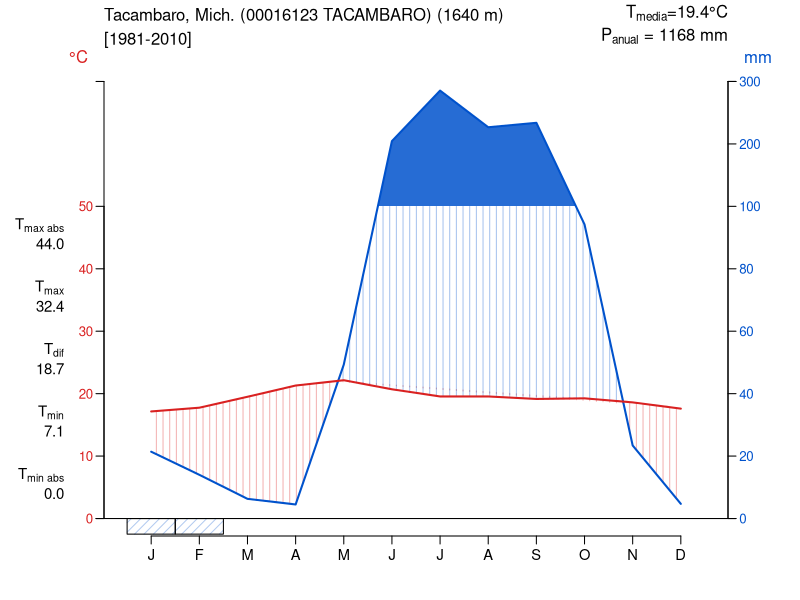

R code for this plot:
## ---- chunk 1
nombre <- "Tacambaro, Mich. (00016123 TACAMBARO)"
periodo <- "1981-2010"
elevacion <- 1640

prec <- c(21.4,14.0,6.3,4.5,49.3,204.5,285.4,226.7,233.8,94.2,23.4,4.7)
tmin <- c(7.1,7.5,8.8,10.5,11.9,12,11.5,11.5,11.4,10.8,9.2,7.8)
tmax <- c(27.2,28,30.2,32.1,32.4,29.4,27.6,27.6,26.9,27.7,28,27.4)
tminabs <- c(0,0,1,4,4,5,5,1,6,4,3,1)
tmaxabs <- c(33,34,37,40,44,44,38,38,35,39,34,37)

meses <- c("J", "F", "M", "A", "M", "J", "J", "A", "S", "O", "N", "D")
## ---- chunk 2
# --- 2. Cálculos generales ---
tmedia <- (tmax + tmin)/2
tdif <- (tmax - tmin)
tdif_prom <- round(mean(tdif), 1)
temp_prom <- round(mean(tmedia), 1)
prec_anual <- round(sum(prec), 0)
max_tmax <- max(tmax)
min_tmin <- min(tmin)

# --- 2. Escala Gaussen-Walter e Interpolación Densa ---
# Transformación de precipitación a escala de temperatura:
# 0 a 100 mm -> 0 a 50°C (relación 2:1)
# > 100 mm -> escala reducida (10 mm extra = 2°C)
p_escala <- ifelse(prec <= 100, prec / 2, 50 + (prec - 100) / 10)

# Secuancias de valores para los poligonos de relleno
xd <- seq(1, 12, length.out = 500)
td <- approx(1:12, tmedia, xout = xd)$y
pd <- approx(1:12, p_escala, xout = xd)$y
## ---- chunk 3
# --- 3. Configuración del Gráfico ---
par(mar = c(4, 6.5, 4, 4.5), mgp = c(2.5, 0.7, 0), cex=0.8)

plot(1:12, tmedia, type = "n", xlim = c(0.5, 12.5), ylim = c(0, max(c(p_escala, 70))),
     axes = FALSE, xlab = "", ylab = "")

# Colores semitransparentes
col_arido  <- adjustcolor("#D92121", alpha.f = 0.35) # Rojo semitransparente (Árido)
col_humedo <- adjustcolor("#0052CC", alpha.f = 0.35) # Azul semitransparente (Húmedo)
col_super  <- adjustcolor("#0052CC", alpha.f = 0.85) # Azul intesificado (Superhúmedo)

# --- 4. Relleno Uniforme de Áreas ---
# A) Período árido (T > P)
m_arid <- td >= pd
polygon(c(xd[m_arid], rev(xd[m_arid])), 
        c(td[m_arid], rev(pd[m_arid])), 
        col = col_arido, border = NA,
        density = 15, angle = 90)

# B) Período húmedo (P > T, hasta 100 mm / 50°C)
m_humid <- pd >= td
p_lim <- pmin(pd, 50)
polygon(c(xd[m_humid], rev(xd[m_humid])), 
        c(p_lim[m_humid], rev(td[m_humid])), 
        col = col_humedo, border = NA,
        density = 15, angle = 90)

# C) Período superhúmedo (> 100 mm / 50°C)
m_super <- pd >= 50
polygon(c(xd[m_super], rev(xd[m_super])), 
        c(pd[m_super], rep(50, sum(m_super))), 
        col = col_super, border = NA)

# --- 5. Rectángulos de Heladas bajo el eje horizontal ---
for (i in 1:12) {
  if (tmin[i] <= 0) {
    # Heladas seguras (tmin media < 0 °C): Azul sólido
    rect(xleft = i - 0.5, ybottom = -2.5, xright = i + 0.5, ytop = 0, 
         col = "#0052CC", border = "black", xpd = TRUE)
  } else if (tminabs[i] <= 0) {
    # Heladas probables (tmin absoluta < 0 °C): Azul claro / achurado
    rect(xleft = i - 0.5, ybottom = -2.5, xright = i + 0.5, ytop = 0, 
         col = adjustcolor("#0052CC", alpha.f = 0.3), density = 15, angle = 45, 
         border = "black", xpd = TRUE)
  }
}

# --- 6. Líneas, Ejes y Encabezados ---
#abline(h = 50, col = "black", lwd = 1)
abline(h = 0, col = "black", lwd = 1)
lines(1:12, p_escala, col = "#0052CC", lwd = 2)
lines(1:12, tmedia, col = "#D92121", lwd = 2)

# Ejes
axis(1, at = 1:12, labels = meses, cex.axis = 1.1)
axis(2, at = c(seq(0, 50, 10)), col.axis = "#D92121", las = 1)
axis(4, at = c(seq(0, 50, 10), 60, 70), labels = c(seq(0, 100, 20), 200, 300), col.axis = "#0052CC", las = 1)

# Etiquetas de unidades
mtext("°C", side = 2, at = 74, col = "#D92121", line = 1, las = 1)
mtext("mm", side = 4, at = 74, col = "#0052CC", line = 1, las = 1)

# Marco exterior
axis(2, at = c(0, 70), labels = FALSE)
axis(4, at = c(0, 70), labels = FALSE)

# Títulos y Metadatos
mtext(paste0(nombre, " (", elevacion, " m)"), side = 3, line = 2.5, adj = 0)
mtext(paste0("[",periodo,"]"), side = 3, line = 1, adj = 0)
mtext(substitute(paste("T"["media"],"=", Tmean, "°C"),
                 list(Tmean=temp_prom)),
      side = 3, line = 2.5, adj = 1)
mtext(substitute(paste("P"["anual"]," = ", P, " mm"),
                 list(P=prec_anual)),
      side = 3, line = 1, adj = 1)

# Indicadores laterales Max/Min
## Maximo absoluto
mtext(expression("T"["max"]), side = 2, at = 37, 
      line = 2.5, las = 1, adj = 1, cex = 0.9)
mtext(sprintf("%.1f", max(tmax)), side = 2, at = 34, 
      line = 2.5, las = 1, adj = 1, cex = 0.9)
## Maximo mensual
mtext(expression("T"["min"]), side = 2, at = 17, 
      line = 2.5, las = 1, adj = 1, cex = 0.9)
mtext(sprintf("%.1f", min(tmin)), side = 2, at = 14, 
      line = 2.5, las = 1, adj = 1, cex = 0.9)
## Rango diurno
mtext(expression("T"["dif"]), side = 2, at = 27, 
      line = 2.5, las = 1, adj = 1, cex = 0.9)
mtext(sprintf("%.1f", mean(tdif)), side = 2, at = 24, 
      line = 2.5, las = 1, adj = 1, cex = 0.9)
## Minimo mensual
mtext(expression("T"["max abs"]), side = 2, at = 47, 
      line = 2.5, las = 1, adj = 1, cex = 0.9)
mtext(sprintf("%.1f", max(tmaxabs)), side = 2, at = 44, 
      line = 2.5, las = 1, adj = 1, cex = 0.9)
## Minimo absoluto
mtext(expression("T"["min abs"]), side = 2, at = 7, 
      line = 2.5, las = 1, adj = 1, cex = 0.9)
mtext(sprintf("%.1f", min(tminabs)), side = 2, at = 4, 
      line = 2.5, las = 1, adj = 1, cex = 0.9)
